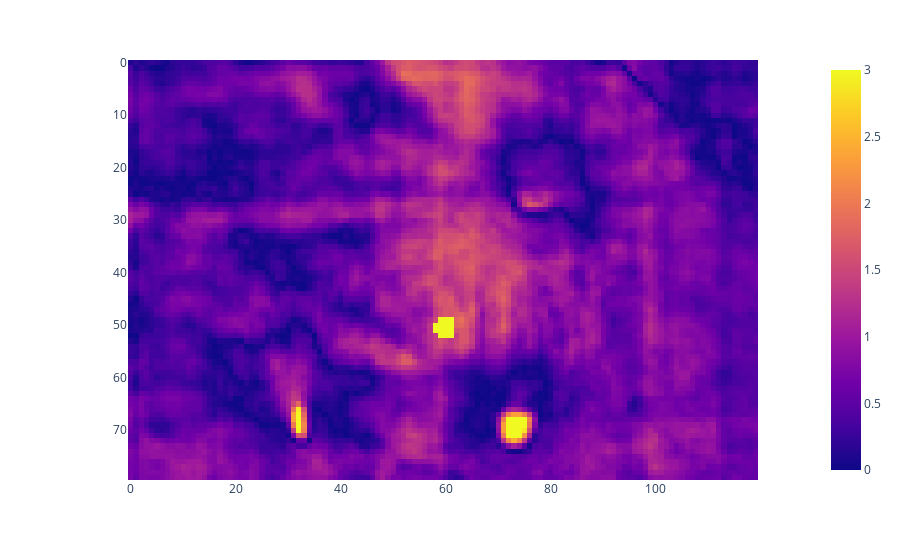

Write notebook code for a chart like this one.
### Code cell
px.imshow(chi_map, zmax=3)

### Figure 1 — Plotly figure (JSON) as saved in the notebook; plotly's stock layout.template omitted (floating-point values rounded to 4 significant figures; data arrays with more than 128 entries replaced by an {"elided": "..."} marker saying what was removed)
{"data": [{"coloraxis": "coloraxis", "hovertemplate": "x: %{x}<br>y: %{y}<br>color: %{z}<extra></extra>", "name": "0", "type": "heatmap", "xaxis": "x", "yaxis": "y", "z": {"elided": "80x120 float values"}}], "layout": {"coloraxis": {"cmax": 3, "cmin": 0.0001222, "colorscale": [[0, "#0d0887"], [0.1111, "#46039f"], [0.2222, "#7201a8"], [0.3333, "#9c179e"], [0.4444, "#bd3786"], [0.5556, "#d8576b"], [0.6667, "#ed7953"], [0.7778, "#fb9f3a"], [0.8889, "#fdca26"], [1, "#f0f921"]]}, "margin": {"t": 60}, "xaxis": {"anchor": "y", "constrain": "domain", "domain": [0, 1], "scaleanchor": "y"}, "yaxis": {"anchor": "x", "autorange": "reversed", "constrain": "domain", "domain": [0, 1]}}}
